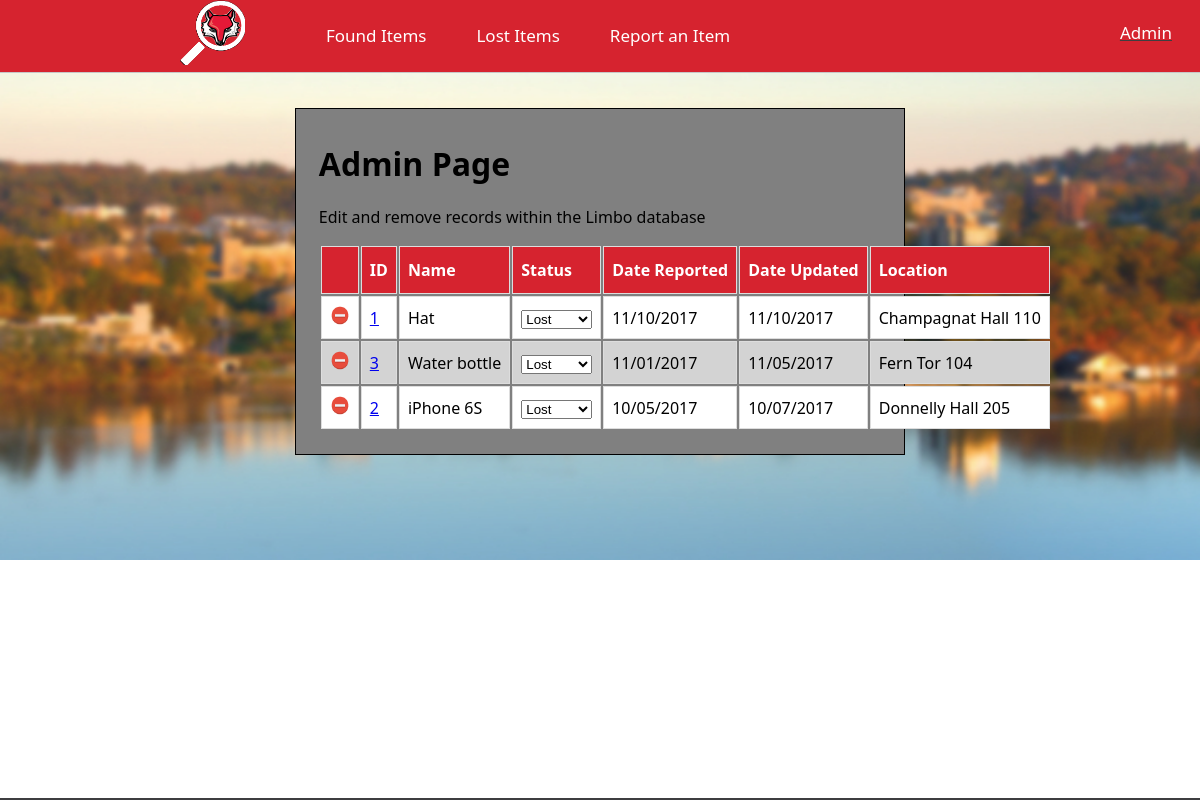
Page /localhost/limboPages/admin.php on the committed database.
### tables this page shows
CREATE TABLE IF NOT EXISTS stuff(
	id 			INT AUTO_INCREMENT 	PRIMARY KEY,
	location_id INT 		NOT NULL,
	name 		TEXT 		NOT NULL,
	owner_fname	TEXT, 
	owner_lname	TEXT,
	finder_fname	TEXT,
	finder_lname	TEXT,
	description TEXT,
	create_date DATE 		NOT NULL,
	update_date DATE,
	room 		TEXT,
	status 		SET('found','lost', 'claimed') NOT NULL);

CREATE TABLE IF NOT EXISTS locations(
	id 			INT 	 AUTO_INCREMENT 	PRIMARY KEY,
	create_date DATETIME NOT NULL,
	update_date DATETIME NOT NULL,
	name 		TEXT 	 NOT NULL);

### localhost/scripts/limboFunctions.php (called while the page is built, shortened)
<?php
require('connect_db.php');
function check_results($results) {
  return true ;
}
function buildingToName($id){
  global $dbc;
  $query = "SELECT name FROM locations WHERE id = " .$id. "";
  $results = mysqli_query($dbc, $query);
  $row = mysqli_fetch_array($results, MYSQLI_ASSOC);
  return $row['name'];
}
?>

### localhost/scripts/showLinkRecords.php (the view, shortened to what this page needs)
<?php
function show_link_records($dbc, $table) {
	if($table == "found") {
		$query = "SELECT id, name, status, create_date, update_date, location_id FROM stuff WHERE status = 'found' ORDER BY create_date DESC";
	} else if($table == "lost") {
		$query = "SELECT id, name, status, create_date, update_date, location_id FROM stuff WHERE status = 'lost' ORDER BY create_date DESC";
	} else if($table == "admin") {
		$query = "SELECT id, name, status, create_date, update_date, location_id, room FROM stuff ORDER BY create_date DESC";
	}
	$results = mysqli_query($dbc, $query);
	if($results)
	{
  		while ($row = mysqli_fetch_array($results, MYSQLI_ASSOC)) {
  			if($table == "found" || $table == "lost") {
  				$alink = '<A HREF=viewitem.php?id=' . $row['id']  . '>' . $row['name'] . '</A>';
	    		echo '<TR>';
	    		echo '<TD>' . $alink . '</TD>';
	        	echo '<TD>' . ucwords($row['status']) . '</TD>';
	        	echo '<TD>' . date('m/d/Y', strtotime($row['create_date'])) . '</TD>';
	        	echo '<TD>' . date('H:i', strtotime($row['create_date'])) . '</TD>';
	        	echo '<TD>' . buildingToName($row['location_id']) . '</TD>';
	    		echo '</TR>';
  			} else if($table == "admin") {
 				$alink = '<A HREF=viewitem.php?id=' . $row['id']  . '>' . $row['id'] . '</A>';
	    		echo '<TR>';
	    		echo "<form action='admin.php' method='POST' name='delete".$row['id']."'>";
	    		echo '<td><input type=\'image\' src=\'../limboPages/delete.png\' class=\'delico\' name=\'deleteID\' value=' . $row['id'] . '></td>';
	    		echo "</form>";
				echo "<form action='admin.php' method='POST' name='form".$row['id']."'>";
	    		echo '<td><input type=\'hidden\' name=\'updateID\' value=' . $row['id'] . '>' . $alink . '</td>';
	    		echo '<TD>' . $row['name'];
	    		if($row['status'] == "lost") {
					echo "<TD><select name='status' value='" . $row['status'] . "' onchange='this.form.submit()'>";
					echo "<option value='lost' selected>Lost</option>";
	    		} else if($row['status'] == "found") {
					echo "<TD><select name='status' value='" . $row['status'] . "' onchange='this.form.submit()'>";
					echo "<option value='lost'>Lost</option>";
					echo "<option value='found' selected>Found</option>";
					echo "<option value='claimed'>Claimed</option>";
	    		} else if($row['status'] == "claimed") {
					echo "<TD><select name='status' value='" . $row['status'] . "' onchange='this.form.submit()'>";
					echo "<option value='lost'>Lost</option>";
					echo "<option value='found'>Found</option>";
					echo "<option value='claimed' selected>Claimed</option>";
	    		}
	    		echo '</select>';
	    		echo '</form>';
	        	echo '<TD>' . date('m/d/Y', strtotime($row['create_date'])) . '</TD>';
				echo '<TD>' . date('m/d/Y', strtotime($row['update_date'])) . '</TD>';
	        	echo '<TD>' . buildingToName($row['location_id']) . ' ' . $row['room'] . '</TD>';
	    		echo '</TR>';
  			}
  		}
	}
}
?>

### localhost/limboPages/admin.php (shortened to what this page needs)
<!DOCTYPE HTML>
<html>
<?php
require('../scripts/connect_db.php');
require('../scripts/limboFunctions.php');
require('../scripts/showLinkRecords.php');
?>
	<head>
		<link rel="stylesheet" type="text/css" href="limboStyle.css">
	</head>
	<body>
		<body>
		<div id="container">
			<div id="header">
				<div id="header-content">
					<div id="logo"><span title="Home"><a href="home.php"><img src="limbologo.png"></a></span></div>
		  			<div class="navbar">
			   			<ul>
						  	<li><a href="founditems.php">Found Items</a></li>
						 	<li><a href="lostitems.php">Lost Items</a></li>
						 	<li class="dropdown"><a href="#" class="dropbtn">Report an Item</a>
						  	</li>
						  	<li class="adminlink active-page"><a href="adminLogin.php">Admin</a></li>
						</ul>
					</div>
				</div>
			</div>
	  		<div id="content_area">
		   		<div id="items">
		   			<h1>Admin Page</h1>
					<p> Edit and remove records within the Limbo database</p>
		   			<table class="qltable">
		   				<tr>
		   					<th></th>
		   					<th>ID</th>
		   					<th>Name</th>
		   					<th>Status</th>
		   					<th>Date Reported</th>
		   					<th>Date Updated</th>
		   					<th>Location</th>
		   				</tr>
		   			<?php
		   			show_link_records($dbc, "admin");
		   			?>
		   			</table>
	   			 </div>
   			 </div>
		 </div>
	</body>
</html>

### localhost/limboPages/limboStyle.css (style rules this page uses)
html { font-family: "Oxygen","Oxygen","Segoe UI","Helvetica Neue",sans-serif; font-weight: 400; color: #3e3e40; }
body { margin:20; background-image:url("background.jpg"); background-repeat:no-repeat; background-size:cover; }
.navbar { padding-left:10%; padding-top:0; }
.navbar ul { list-style-type: none; margin: 0; padding: 10px; height: 40px; overflow: hidden; background-color: #d6232f; }
.navbar ul li { float: left; padding-left:2%; }
.navbar ul li a { display: block; color: white; text-align: center; padding: 14px 16px; text-decoration: none; font-size:17px; }
.adminlink { position:absolute; top:0; right:0; padding-top:0.6%; padding-right:1%; }
.active-page { text-decoration:underline !important; }
#header { width:100%; height:9%; border-bottom:1px solid #c7c7c7; background: #d6232f; position:absolute; top:0; left:0; }
#header-content { padding-left:15%; }
#logo img { float:left; width:65px; color: white; }
#content_area { padding-top:100px; width:95%; margin:0 auto; }
.qltable { margin:auto; }
.qltable th, td { border: 1px solid #ddd; padding: 8px; white-space:nowrap; }
.qltable th { padding-top: 12px; padding-bottom: 12px; text-align: left; background-color: #d6232f; color: white; }
.qltable tr:nth-child(even) { background-color: white; }
.qltable tr:nth-child(odd) { background-color: lightgray; }
#items { margin:auto; background:gray; height:auto; width:50%; padding:2%; padding-top:1%; border:1px solid black; color:black; }
.delico { width:20px; }

### rows in the picture
stuff: id "1", name "Hat", status "Lost", create_date "11/10/2017", update_date "11/10/2017", location.name "Champagnat Hall", room "110"
stuff: id "3", name "Water bottle", status "Lost", create_date "11/01/2017", update_date "11/05/2017", location.name "Fern Tor", room "104"
stuff: id "2", name "iPhone 6S", status "Lost", create_date "10/05/2017", update_date "10/07/2017", location.name "Donnelly Hall", room "205"
